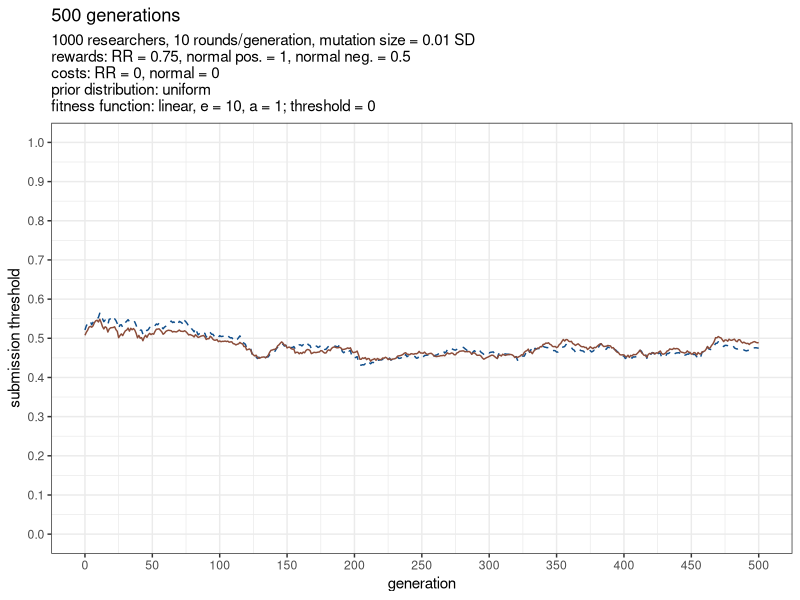
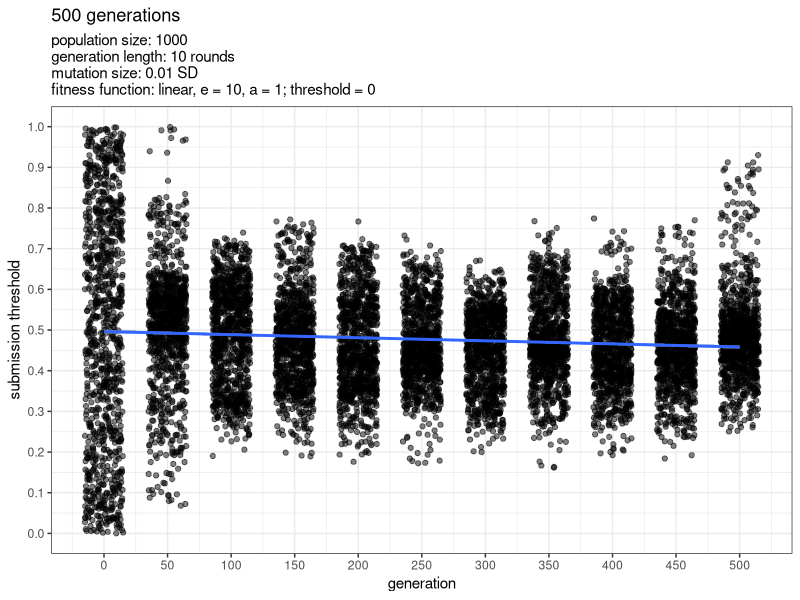

Write the R code that produced these figures, in order.
## Setup: load packages
library(reshape2)
library(ggplot2)

##----------------------------------------------------------------------------##
## Function setup

## i. Research function: This function "does the research"
#   i.i   It generates a set of priors for the researcher population
#   i.ii  It compares the priors to the submission thresholds of the 
#         population and calculates who submits an RR and who a normal study
#   i.iii It calculates everyone's study result based on their prior
#   i.iv  It calculates and outputs everyone's payoff, based on their
#         chosen submission format, study result, and rewards and costs for
#         RRs and normal studies
research.fun <- function(n = length(researcher_ID), 
                         prior.dist = "uniform", prior.dist.m, prior.dist.sd,
                         submission_threshold,
                         reward_RR, reward_normal_pos, reward_normal_neg,
                         cost_RR, cost_normal){
  # 1.  Each researcher is assigned a hypothesis with a random prior 
  #     probability, either uniformly distributed between 0 and 1, or
  #     drawn from a normal distribution centred on prior.dist.m with
  #     sd = prior.dist.sd and truncated to lie between 0 and 1
  if (prior.dist == "uniform") {
    prior <- runif(n, 0, 1)
  } else if (prior.dist == "normal") {
    prior <- pmin(pmax(rnorm(n, mean = prior.dist.m, sd = prior.dist.sd), 0), 1)
  }
  
  # 2.  Researchers decide to run an RR or a normal study by comparing their
  #     current prior with their current submission threshold
  submit_as_RR <-  ifelse(prior < submission_threshold, 1, 0)
  
  # 3.  Researchers test their hypotheses and get either a positive or a 
  #     negative result (based on their prior)
  result <- rbinom(n, 1, prior)
  
  # 4.  Researchers get a payoff depending on their chosen submission format
  #     and the result of their hypothesis test
  new_payoff <- ifelse(submit_as_RR == 1, reward_RR - cost_RR,
                       ifelse(result == 1,
                              reward_normal_pos-cost_normal, reward_normal_neg))
  
  # generate output
  invisible(list(generation = i, round = j,
                 prior = prior, submission_threshold = submission_threshold,
                 submit_as_RR = submit_as_RR, result = result, 
                 new_payoff = new_payoff))
}

## ii. Utility function:
#     This function translates payoffs into utility or fitness. In the present
#     model, utility equals fitness because it is the probability with which
#     a researcher's submission threshold will be passed on to the next
#     generation.
#     ii.i  Three different function shapes are available:
#           Linear:              f(x) = a * x
#           Diminishing returns: f(x) = a * x^(1/e)
#           Increasing returns:  f(x) = a * x^e
#     ii.ii Threshold/budget rule:
#           In addition, we can specify a "survival threshold". 
#           Payoffs below the survival threshold give 0 utility, which 
#           means that these individuals won't pass on their submission 
#           thresholds to the next generation (they "starve"). 
#           Payoffs at or above the threshold are translated into utility
#           as usual (according to the chosen function).
utility.fun <- function(x, e = 2, a = 1, 
                        survival_threshold = 0, shape = "linear"){
  if (shape == "linear") {
    ifelse(x < survival_threshold, 0, a * x) # linear
  } else if (shape == "diminishing") {
    ifelse(x < survival_threshold, 0, a * x^(1/e)) # diminishing returns
  } else if (shape == "increasing") {
    ifelse(x < survival_threshold, 0, a * x^e)} # increasing returns
}

## iii. Selection function:
#       This function translates the acquired utility of all researchers into
#       fitness and decides who passes their traits on to the next generation.
selection.fun <- function(n, utility, submission_threshold_parent){
  # Calculate fitness as a standardised score between 0 and 1
  # The ifelse() construction makes sure that fitness doesn't turn to NA 
  # when sum(utility) == 0
  fitness <- ifelse(utility == 0, 0, utility/sum(utility))
  
  # Selection: 
  # Select whose submission threshold trait makes it into 
  # the next generation, based on fitness
  submission_threshold_selected <- sample(submission_threshold_parent, 
                                          size = n, 
                                          replace = TRUE, prob = fitness)
  # generate output
  invisible(list(generation = i, utility = utility, fitness = fitness,
                 submission_threshold_parent = submission_threshold_parent,
                 submission_threshold_selected = 
                   submission_threshold_selected))
}

## iv. Mutation function:
#     This function takes the submission threshold of the parent generation
#     that were selected to reproduce and generates the submission thresholds
#     of the child generation.
#     iv.i  It adds random noise (mutation) to the selected parent's submission
#           thresholds
#     iv.ii It truncates the mutated values so that they lie between 0 and 1.
mutation.fun <- function(n, submission_threshold_selected, mutation_sd){
  # Mutation:
  # New submission thresholds mutate (sd changes the size of mutations)
  submission_threshold_mutated<- submission_threshold_selected + 
    rnorm(n, 0, mutation_sd)
  
  # Truncate the mutated numbers so that they're between 0 and 1
  submission_threshold_child <- pmin(pmax(submission_threshold_mutated, 0), 1)
  
  # generate output
  invisible(list(generation = i, mutation_sd = mutation_sd,
                 submission_threshold_selected = submission_threshold_selected,
                 submission_threshold_mutated = submission_threshold_mutated,
                 submission_threshold_child = submission_threshold_child))
}


##----------------------------------------------------------------------------##
## Model setup: initial parameters

# Population size & number of generations
researcher_ID <-  seq(1:1e3) # initialise researcher population & set pop size
generations <- 5e2 # set number of generations the model will loop through
generation_duration <- 10 # number of research rounds in each generation
mutation_sd <- .01 # amount of noise added by mutations during evolution

# Rewards and costs: 
#   We define the payoff researchers get for their studies as 
#   payoff = reward - cost.
# Here we set the rewards and costs for RRs and normal studies:
reward_normal_pos <- 1  # reward for a positive result in a normal study
reward_normal_neg <- 0.5  # reward for a negative result in a normal study
scaling_factor <- .5
reward_RR <- scaling_factor * (reward_normal_pos - reward_normal_neg) +
  reward_normal_neg # reward for a Registered Report
cost_RR <- 0 # cost of conducting a RR (subtracted from reward)
cost_normal <- 0 # cost of publishing a normal paper (subtracted from reward)

# Parameters of the prior distribution:
prior.dist <- "uniform" # distribution type: uniform or normal
prior.dist.m <- 0.3 # mean of the prior distribution IF prior.dist = "normal"
prior.dist.sd <- 0.15 # sd of the prior distribution IF prior.dist = "normal"

# Parameters of the utility/fitness function:
utility_shape <- "linear" # shape of the utility function
a <- 1  # multiplier of x to influence the shape
e <- 10  # exponent of x to influence the shape
survival_threshold <- 0*generation_duration  # threshold below which all payoffs give 0 utility



##============================================================================##
## Model setup: create dataframe

# Create an empty data frame w/ 1 column for researcher ID, one for the
# submission threshold of generation 0 and one for each subsequent 
# generation's submission threshold (hence "2 + generations")
df_loop <- as.data.frame(matrix(ncol = 2 + generations, 
                                nrow = length(researcher_ID)))

# Rename the submission threshold variables to 0 - 100
names(df_loop) <- c("researcher_ID", as.character(0:generations))

df_loop$researcher_ID <- researcher_ID # fill in the researcher ID column
df_loop$`0` <- runif(length(researcher_ID), 0,1) # initialise submission threshold of generation 0

#------------------------------------------------------------------------------#
## Here comes the loop:
for (i in 1:generations) {
  
  # initialise the payoff vector: before conducting any research, 
  # everybody starts with 0 payoff
  payoff <- rep(0, length(researcher_ID))
  
  ## 1. Research phase:
  for (j in 1:generation_duration) {
    
    # 1.1 We use research.fun to "do the research":
    #     Assign priors, compare with submission thresholds, decide who submits
    #     RRs and who doesn't, calculate results, and calculate payoffs
    research <- research.fun(prior.dist = prior.dist,
                             prior.dist.m = prior.dist.m,
                             prior.dist.sd = prior.dist.sd,
                             submission_threshold = df_loop[,1+i],
                             reward_RR = reward_RR,
                             reward_normal_pos = reward_normal_pos,
                             reward_normal_neg = reward_normal_neg,
                             cost_RR = cost_RR,
                             cost_normal = cost_normal)
    
    # Check:  Stop the loop if something went wrong with submission decisions
    stopifnot(sum(research$prior < research$submission_threshold) == 
                sum(research$submit_as_RR))
    # Check:  Payoffs should be the same for all RR authors, hence sd = 0.
    #         Stop the loop if this is false:
    #         (Caution: this check fails when less than 2 researchers
    #         submitted RRs.)
    stopifnot(sd(research$new_payoff[which(research$submit_as_RR == 1)]) == 0)
    
    # 1.2   Update payoff: 
    #       add the payoffs of this round to the previous amount
    payoff <- payoff + research$new_payoff
  }
  
  ## 2. Evolution phase:
  
  # 2.1 We use utility.fun to calculate researchers' fitness from their payoffs
  utility <- utility.fun(x = payoff, e = e, a = a, 
                         survival_threshold = survival_threshold,
                         shape = utility_shape)
  
  # 2.2 Selection: 
  #     We use selection.fun to calculate whose traits are passed on to the
  #     next generation
  selection <- selection.fun(n = length(researcher_ID), utility = utility,
                             submission_threshold_parent = df_loop[,1+i])
  
  # Check: Stop the loop if any of the selected submission threshold is NA
  stopifnot(all(!is.na(selection$submission_threshold_selected)))
  
  # 2.3 Mutation: 
  #     We use mutation.fun to generate the evolved submission thresholds
  #     of the new generation
  evolution <- mutation.fun(n = length(researcher_ID),
                            submission_threshold_selected = 
                              selection$submission_threshold_selected,
                            mutation_sd = mutation_sd)
  
  # Put the new generations' evolved submission thresholds into the data frame:
  df_loop[,1+i+1] <- evolution$submission_threshold_child
}

##============================================================================##
## Prepare the plot:
# Turn the data frame into long format with numbers 0-100 for generation 
# and one variable for evolving submission thresholds
df_plot <- melt(df_loop,
                id.vars = "researcher_ID",
                variable.name = "generation",
                value.name = "submission_threshold")
df_plot$generation <- as.numeric(as.character(df_plot$generation))

##----------------------------------------------------------------------------##
## Plot the submission thresholds
# Basic plot setup:
basic_plot <- ggplot(
  df_plot,
  aes(x = generation,
      y = submission_threshold,
      # group = generation
  )) +
  scale_x_continuous(breaks = seq(0, generations, generations / 10),
                     name = "generation") +
  scale_y_continuous(lim = c(0, 1),
                     breaks = seq(0, 1, .1),
                     name = "submission threshold") +
  theme_bw() +
  ggtitle(paste(generations, "generations", sep = " "),
          subtitle = paste(length(researcher_ID), " researchers, ",
                           generation_duration, 
                           ifelse(generation_duration ==1, 
                                  " round", " rounds"), "/generation, ",
                           "mutation size = ", mutation_sd, " SD", "\n",
                           "rewards: RR = ", reward_RR, 
                           ", normal pos. = ", reward_normal_pos,
                           ", normal neg. = ", reward_normal_neg, "\n",
                           "costs: RR = ", cost_RR, 
                           ", normal = ", cost_normal, "\n",
                           "prior distribution: ", 
                           ifelse(prior.dist == "uniform", 
                                  prior.dist, paste(prior.dist, ", m = ", 
                                                    prior.dist.m, ", sd = ",
                                                    prior.dist.sd, sep = "")),
                           "\n",
                           "fitness function: ", utility_shape, ", e = ", e, 
                           ", a = ", a, "; threshold = ", survival_threshold,
                           sep = ""))

# Output a plot with median (dashed blue line), mean (solid red-ish line),
# and 95% coverage (from quantile .025 to quantile .975, shaded light blue)
basic_plot +
  stat_summary(geom = "ribbon", 
               fun.data = median_hilow, fill = "lightskyblue1") +
  stat_summary(geom = "line", fun = median, 
               linetype="dashed", colour = "dodgerblue4")+
  # stat_summary(geom = "ribbon", fun.data = mean_cl_boot, fill = "salmon") +
  stat_summary(geom = "line", fun = mean, colour="salmon4")








##============================================================================##
## OLD STUFF BELOW: 
## Old visualisation plotting all data from every 10th generation in a dot plot
eleven_generations <- seq(0, generations, generations/10)

df_plot_subset <- df_plot[df_plot$generation == eleven_generations[1] |
                            df_plot$generation == eleven_generations[2] |
                            df_plot$generation == eleven_generations[3] |
                            df_plot$generation == eleven_generations[4] |
                            df_plot$generation == eleven_generations[5] |
                            df_plot$generation == eleven_generations[6] |
                            df_plot$generation == eleven_generations[7] |
                            df_plot$generation == eleven_generations[8] |
                            df_plot$generation == eleven_generations[9] |
                            df_plot$generation == eleven_generations[10] |
                            df_plot$generation == eleven_generations[11], ]

# Basic plot setup:
basic_plot <- ggplot(
  df_plot_subset,
  aes(x = generation,
      y = submission_threshold,
      # group = generation
  )) +
  scale_x_continuous(breaks = seq(0, generations, generations / 10),
                     name = "generation") +
  scale_y_continuous(lim = c(0, 1),
                     breaks = seq(0, 1, .1),
                     name = "submission threshold") +
  theme_bw() +
  ggtitle(paste(generations, "generations", sep = " "),
          subtitle = paste("population size: ", length(researcher_ID), "\n", 
                           "generation length: ", generation_duration, 
                           ifelse(generation_duration ==1, " round", " rounds"), "\n",
                           "mutation size: ", mutation_sd, " SD", "\n",
                           "fitness function: ", utility_shape, ", e = ", e, 
                           ", a = ", a, "; threshold = ", survival_threshold,
                           sep = ""))

# Show plot with jitter and regression line:
basic_plot +
  geom_jitter(alpha = 0.5, width = generations*.03, height = .001) +
  geom_smooth(method = "lm", se = TRUE)






